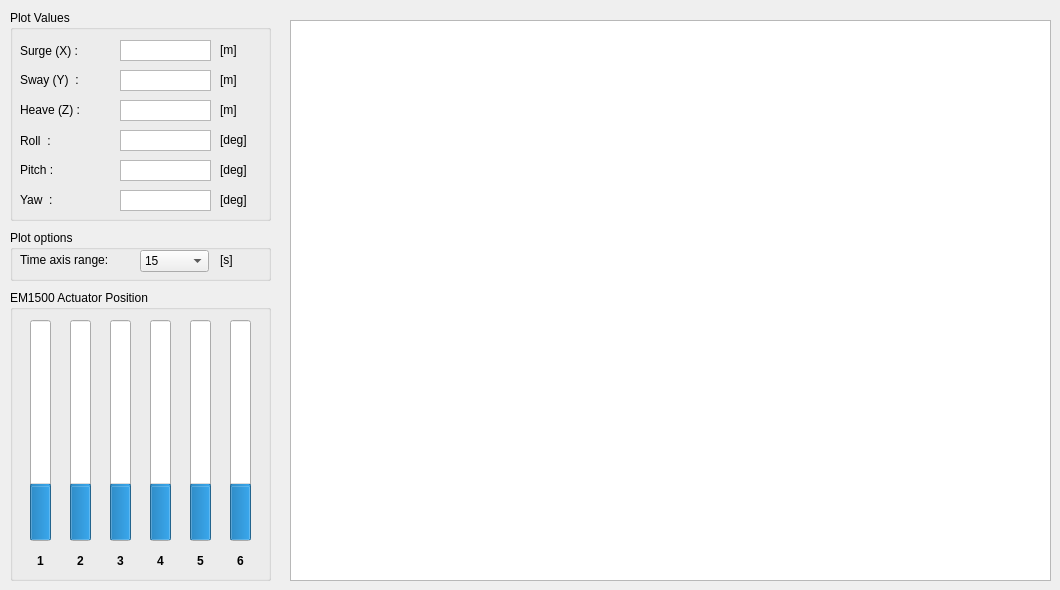
        <widget class="QWidget" name="tab_3">
         <attribute name="title">
          <string>EM 1500</string>
         </attribute>
         <widget class="GraphicsLayoutWidget" name="EM1500_plot">
          <property name="geometry">
           <rect>
            <x>290</x>
            <y>20</y>
            <width>761</width>
            <height>561</height>
           </rect>
          </property>
         </widget>
         <widget class="QGroupBox" name="groupBox_6">
          <property name="geometry">
           <rect>
            <x>10</x>
            <y>290</y>
            <width>261</width>
            <height>291</height>
           </rect>
          </property>
          <property name="title">
           <string>EM1500 Actuator Position</string>
          </property>
          <widget class="QProgressBar" name="progressBar_14">
           <property name="geometry">
            <rect>
             <x>20</x>
             <y>30</y>
             <width>21</width>
             <height>221</height>
            </rect>
           </property>
           <property name="value">
            <number>24</number>
           </property>
           <property name="orientation">
            <enum>Qt::Vertical</enum>
           </property>
           <property name="invertedAppearance">
            <bool>false</bool>
           </property>
          </widget>
          <widget class="QProgressBar" name="progressBar_15">
           <property name="geometry">
            <rect>
             <x>60</x>
             <y>30</y>
             <width>21</width>
             <height>221</height>
            </rect>
           </property>
           <property name="value">
            <number>24</number>
           </property>
           <property name="orientation">
            <enum>Qt::Vertical</enum>
           </property>
           <property name="invertedAppearance">
            <bool>false</bool>
           </property>
          </widget>
          <widget class="QProgressBar" name="progressBar_16">
           <property name="geometry">
            <rect>
             <x>100</x>
             <y>30</y>
             <width>21</width>
             <height>221</height>
            </rect>
           </property>
           <property name="value">
            <number>24</number>
           </property>
           <property name="orientation">
            <enum>Qt::Vertical</enum>
           </property>
           <property name="invertedAppearance">
            <bool>false</bool>
           </property>
          </widget>
          <widget class="QProgressBar" name="progressBar_17">
           <property name="geometry">
            <rect>
             <x>140</x>
             <y>30</y>
             <width>21</width>
             <height>221</height>
            </rect>
           </property>
           <property name="value">
            <number>24</number>
           </property>
           <property name="orientation">
            <enum>Qt::Vertical</enum>
           </property>
           <property name="invertedAppearance">
            <bool>false</bool>
           </property>
          </widget>
          <widget class="QProgressBar" name="progressBar_18">
           <property name="geometry">
            <rect>
             <x>180</x>
             <y>30</y>
             <width>21</width>
             <height>221</height>
            </rect>
           </property>
           <property name="value">
            <number>24</number>
           </property>
           <property name="orientation">
            <enum>Qt::Vertical</enum>
           </property>
           <property name="invertedAppearance">
            <bool>false</bool>
           </property>
          </widget>
          <widget class="QProgressBar" name="progressBar_19">
           <property name="geometry">
            <rect>
             <x>220</x>
             <y>30</y>
             <width>21</width>
             <height>221</height>
            </rect>
           </property>
           <property name="value">
            <number>24</number>
           </property>
           <property name="orientation">
            <enum>Qt::Vertical</enum>
           </property>
           <property name="invertedAppearance">
            <bool>false</bool>
           </property>
          </widget>
          <widget class="QLabel" name="label_25">
           <property name="geometry">
            <rect>
             <x>180</x>
             <y>260</y>
             <width>21</width>
             <height>21</height>
            </rect>
           </property>
           <property name="font">
            <font>
             <weight>75</weight>
             <bold>true</bold>
            </font>
           </property>
           <property name="layoutDirection">
            <enum>Qt::LeftToRight</enum>
           </property>
           <property name="text">
            <string>5</string>
           </property>
           <property name="alignment">
            <set>Qt::AlignCenter</set>
           </property>
          </widget>
          <widget class="QLabel" name="label_26">
           <property name="geometry">
            <rect>
             <x>220</x>
             <y>260</y>
             <width>21</width>
             <height>21</height>
            </rect>
           </property>
           <property name="font">
            <font>
             <weight>75</weight>
             <bold>true</bold>
            </font>
           </property>
           <property name="layoutDirection">
            <enum>Qt::LeftToRight</enum>
           </property>
           <property name="text">
            <string>6</string>
           </property>
           <property name="alignment">
            <set>Qt::AlignCenter</set>
           </property>
          </widget>
          <widget class="QLabel" name="label_27">
           <property name="geometry">
            <rect>
             <x>140</x>
             <y>260</y>
             <width>21</width>
             <height>21</height>
            </rect>
           </property>
           <property name="font">
            <font>
             <weight>75</weight>
             <bold>true</bold>
            </font>
           </property>
           <property name="layoutDirection">
            <enum>Qt::LeftToRight</enum>
           </property>
           <property name="text">
            <string>4</string>
           </property>
           <property name="alignment">
            <set>Qt::AlignCenter</set>
           </property>
          </widget>
          <widget class="QLabel" name="label_28">
           <property name="geometry">
            <rect>
             <x>100</x>
             <y>260</y>
             <width>21</width>
             <height>21</height>
            </rect>
           </property>
           <property name="font">
            <font>
             <weight>75</weight>
             <bold>true</bold>
            </font>
           </property>
           <property name="layoutDirection">
            <enum>Qt::LeftToRight</enum>
           </property>
           <property name="text">
            <string>3</string>
           </property>
           <property name="alignment">
            <set>Qt::AlignCenter</set>
           </property>
          </widget>
          <widget class="QLabel" name="label_29">
           <property name="geometry">
            <rect>
             <x>60</x>
             <y>260</y>
             <width>21</width>
             <height>21</height>
            </rect>
           </property>
           <property name="font">
            <font>
             <weight>75</weight>
             <bold>true</bold>
            </font>
           </property>
           <property name="layoutDirection">
            <enum>Qt::LeftToRight</enum>
           </property>
           <property name="text">
            <string>2</string>
           </property>
           <property name="alignment">
            <set>Qt::AlignCenter</set>
           </property>
          </widget>
          <widget class="QLabel" name="label_30">
           <property name="geometry">
            <rect>
             <x>20</x>
             <y>260</y>
             <width>21</width>
             <height>21</height>
            </rect>
           </property>
           <property name="font">
            <font>
             <weight>75</weight>
             <bold>true</bold>
            </font>
           </property>
           <property name="layoutDirection">
            <enum>Qt::LeftToRight</enum>
           </property>
           <property name="text">
            <string>1</string>
           </property>
           <property name="alignment">
            <set>Qt::AlignCenter</set>
           </property>
          </widget>
         </widget>
         <widget class="QGroupBox" name="groupBox">
          <property name="geometry">
           <rect>
            <x>10</x>
            <y>10</y>
            <width>261</width>
            <height>211</height>
           </rect>
          </property>
          <property name="title">
           <string>Plot Values</string>
          </property>
          <widget class="QTextEdit" name="EM1500_output_pos_y">
           <property name="geometry">
            <rect>
             <x>110</x>
             <y>60</y>
             <width>91</width>
             <height>21</height>
            </rect>
           </property>
           <property name="sizePolicy">
            <sizepolicy hsizetype="Expanding" vsizetype="Expanding">
             <horstretch>0</horstretch>
             <verstretch>0</verstretch>
            </sizepolicy>
           </property>
           <property name="layoutDirection">
            <enum>Qt::LeftToRight</enum>
           </property>
           <property name="verticalScrollBarPolicy">
            <enum>Qt::ScrollBarAlwaysOff</enum>
           </property>
           <property name="undoRedoEnabled">
            <bool>false</bool>
           </property>
           <property name="readOnly">
            <bool>true</bool>
           </property>
          </widget>
          <widget class="QLabel" name="label_63">
           <property name="geometry">
            <rect>
             <x>210</x>
             <y>60</y>
             <width>31</width>
             <height>20</height>
            </rect>
           </property>
           <property name="text">
            <string>[m]</string>
           </property>
           <property name="alignment">
            <set>Qt::AlignLeading|Qt::AlignLeft|Qt::AlignVCenter</set>
           </property>
          </widget>
          <widget class="QLabel" name="label_64">
           <property name="geometry">
            <rect>
             <x>210</x>
             <y>90</y>
             <width>31</width>
             <height>20</height>
            </rect>
           </property>
           <property name="text">
            <string>[m]</string>
           </property>
           <property name="alignment">
            <set>Qt::AlignLeading|Qt::AlignLeft|Qt::AlignVCenter</set>
           </property>
          </widget>
          <widget class="QTextEdit" name="EM1500_output_pos_z">
           <property name="geometry">
            <rect>
             <x>110</x>
             <y>90</y>
             <width>91</width>
             <height>21</height>
            </rect>
           </property>
           <property name="sizePolicy">
            <sizepolicy hsizetype="Expanding" vsizetype="Expanding">
             <horstretch>0</horstretch>
             <verstretch>0</verstretch>
            </sizepolicy>
           </property>
           <property name="verticalScrollBarPolicy">
            <enum>Qt::ScrollBarAlwaysOff</enum>
           </property>
           <property name="readOnly">
            <bool>true</bool>
           </property>
          </widget>
          <widget class="QLabel" name="label_66">
           <property name="geometry">
            <rect>
             <x>210</x>
             <y>30</y>
             <width>31</width>
             <height>20</height>
            </rect>
           </property>
           <property name="text">
            <string>[m]</string>
           </property>
           <property name="alignment">
            <set>Qt::AlignLeading|Qt::AlignLeft|Qt::AlignVCenter</set>
           </property>
          </widget>
          <widget class="QTextEdit" name="EM1500_output_pos_x">
           <property name="geometry">
            <rect>
             <x>110</x>
             <y>30</y>
             <width>91</width>
             <height>21</height>
            </rect>
           </property>
           <property name="sizePolicy">
            <sizepolicy hsizetype="Expanding" vsizetype="Expanding">
             <horstretch>0</horstretch>
             <verstretch>0</verstretch>
            </sizepolicy>
           </property>
           <property name="verticalScrollBarPolicy">
            <enum>Qt::ScrollBarAlwaysOff</enum>
           </property>
           <property name="readOnly">
            <bool>true</bool>
           </property>
          </widget>
          <widget class="QLabel" name="label_67">
           <property name="geometry">
            <rect>
             <x>10</x>
             <y>31</y>
             <width>91</width>
             <height>20</height>
            </rect>
           </property>
           <property name="text">
            <string>Surge (X) :</string>
           </property>
           <property name="alignment">
            <set>Qt::AlignLeading|Qt::AlignLeft|Qt::AlignVCenter</set>
           </property>
          </widget>
          <widget class="QTextEdit" name="EM1500_output_ang_y">
           <property name="geometry">
            <rect>
             <x>110</x>
             <y>180</y>
             <width>91</width>
             <height>21</height>
            </rect>
           </property>
           <property name="sizePolicy">
            <sizepolicy hsizetype="Expanding" vsizetype="Expanding">
             <horstretch>0</horstretch>
             <verstretch>0</verstretch>
            </sizepolicy>
           </property>
           <property name="verticalScrollBarPolicy">
            <enum>Qt::ScrollBarAlwaysOff</enum>
           </property>
           <property name="readOnly">
            <bool>true</bool>
           </property>
          </widget>
          <widget class="QLabel" name="label_76">
           <property name="geometry">
            <rect>
             <x>10</x>
             <y>150</y>
             <width>41</width>
             <height>20</height>
            </rect>
           </property>
           <property name="text">
            <string>Pitch :</string>
           </property>
           <property name="alignment">
            <set>Qt::AlignLeading|Qt::AlignLeft|Qt::AlignVCenter</set>
           </property>
          </widget>
          <widget class="QTextEdit" name="EM1500_output_ang_r">
           <property name="geometry">
            <rect>
             <x>110</x>
             <y>120</y>
             <width>91</width>
             <height>21</height>
            </rect>
           </property>
           <property name="sizePolicy">
            <sizepolicy hsizetype="Expanding" vsizetype="Expanding">
             <horstretch>0</horstretch>
             <verstretch>0</verstretch>
            </sizepolicy>
           </property>
           <property name="verticalScrollBarPolicy">
            <enum>Qt::ScrollBarAlwaysOff</enum>
           </property>
           <property name="readOnly">
            <bool>true</bool>
           </property>
          </widget>
          <widget class="QLabel" name="label_74">
           <property name="geometry">
            <rect>
             <x>210</x>
             <y>120</y>
             <width>31</width>
             <height>20</height>
            </rect>
           </property>
           <property name="text">
            <string>[deg]</string>
           </property>
           <property name="alignment">
            <set>Qt::AlignLeading|Qt::AlignLeft|Qt::AlignVCenter</set>
           </property>
          </widget>
          <widget class="QTextEdit" name="EM1500_output_ang_p">
           <property name="geometry">
            <rect>
             <x>110</x>
             <y>150</y>
             <width>91</width>
             <height>21</height>
            </rect>
           </property>
           <property name="sizePolicy">
            <sizepolicy hsizetype="Expanding" vsizetype="Expanding">
             <horstretch>0</horstretch>
             <verstretch>0</verstretch>
            </sizepolicy>
           </property>
           <property name="verticalScrollBarPolicy">
            <enum>Qt::ScrollBarAlwaysOff</enum>
           </property>
           <property name="readOnly">
            <bool>true</bool>
           </property>
          </widget>
          <widget class="QLabel" name="label_75">
           <property name="geometry">
            <rect>
             <x>10</x>
             <y>121</y>
             <width>41</width>
             <height>20</height>
            </rect>
           </property>
           <property name="text">
            <string>Roll  :</string>
           </property>
           <property name="alignment">
            <set>Qt::AlignLeading|Qt::AlignLeft|Qt::AlignVCenter</set>
           </property>
          </widget>
          <widget class="QLabel" name="label_78">
           <property name="geometry">
            <rect>
             <x>210</x>
             <y>150</y>
             <width>31</width>
             <height>20</height>
            </rect>
           </property>
           <property name="text">
            <string>[deg]</string>
           </property>
           <property name="alignment">
            <set>Qt::AlignLeading|Qt::AlignLeft|Qt::AlignVCenter</set>
           </property>
          </widget>
          <widget class="QLabel" name="label_77">
           <property name="geometry">
            <rect>
             <x>10</x>
             <y>180</y>
             <width>41</width>
             <height>20</height>
            </rect>
           </property>
           <property name="text">
            <string>Yaw  :</string>
           </property>
           <property name="alignment">
            <set>Qt::AlignLeading|Qt::AlignLeft|Qt::AlignVCenter</set>
           </property>
          </widget>
          <widget class="QLabel" name="label_79">
           <property name="geometry">
            <rect>
             <x>210</x>
             <y>180</y>
             <width>31</width>
             <height>20</height>
            </rect>
           </property>
           <property name="text">
            <string>[deg]</string>
           </property>
           <property name="alignment">
            <set>Qt::AlignLeading|Qt::AlignLeft|Qt::AlignVCenter</set>
           </property>
          </widget>
          <widget class="QLabel" name="label_80">
           <property name="geometry">
            <rect>
             <x>10</x>
             <y>60</y>
             <width>91</width>
             <height>20</height>
            </rect>
           </property>
           <property name="text">
            <string>Sway (Y)  :</string>
           </property>
           <property name="alignment">
            <set>Qt::AlignLeading|Qt::AlignLeft|Qt::AlignVCenter</set>
           </property>
          </widget>
          <widget class="QLabel" name="label_82">
           <property name="geometry">
            <rect>
             <x>10</x>
             <y>90</y>
             <width>91</width>
             <height>20</height>
            </rect>
           </property>
           <property name="text">
            <string>Heave (Z) :</string>
           </property>
           <property name="alignment">
            <set>Qt::AlignLeading|Qt::AlignLeft|Qt::AlignVCenter</set>
           </property>
          </widget>
         </widget>
         <widget class="QGroupBox" name="groupBox_11">
          <property name="geometry">
           <rect>
            <x>10</x>
            <y>230</y>
            <width>261</width>
            <height>51</height>
           </rect>
          </property>
          <property name="title">
           <string>Plot options</string>
          </property>
          <widget class="QLabel" name="label_81">
           <property name="geometry">
            <rect>
             <x>10</x>
             <y>20</y>
             <width>101</width>
             <height>20</height>
            </rect>
           </property>
           <property name="text">
            <string>Time axis range:</string>
           </property>
           <property name="alignment">
            <set>Qt::AlignLeading|Qt::AlignLeft|Qt::AlignVCenter</set>
           </property>
          </widget>
          <widget class="QComboBox" name="EM1500_plot_time_range">
           <property name="geometry">
            <rect>
             <x>130</x>
             <y>20</y>
             <width>69</width>
             <height>22</height>
            </rect>
           </property>
           <property name="currentText">
            <string>15</string>
           </property>
           <property name="currentIndex">
            <number>2</number>
           </property>
           <item>
            <property name="text">
             <string>5</string>
            </property>
           </item>
           <item>
            <property name="text">
             <string>10</string>
            </property>
           </item>
           <item>
            <property name="text">
             <string>15</string>
            </property>
           </item>
           <item>
            <property name="text">
             <string>20</string>
            </property>
           </item>
          </widget>
          <widget class="QLabel" name="label_83">
           <property name="geometry">
            <rect>
             <x>210</x>
             <y>20</y>
             <width>31</width>
             <height>20</height>
            </rect>
           </property>
           <property name="text">
            <string>[s]</string>
           </property>
           <property name="alignment">
            <set>Qt::AlignLeading|Qt::AlignLeft|Qt::AlignVCenter</set>
           </property>
          </widget>
         </widget>
        </widget>
